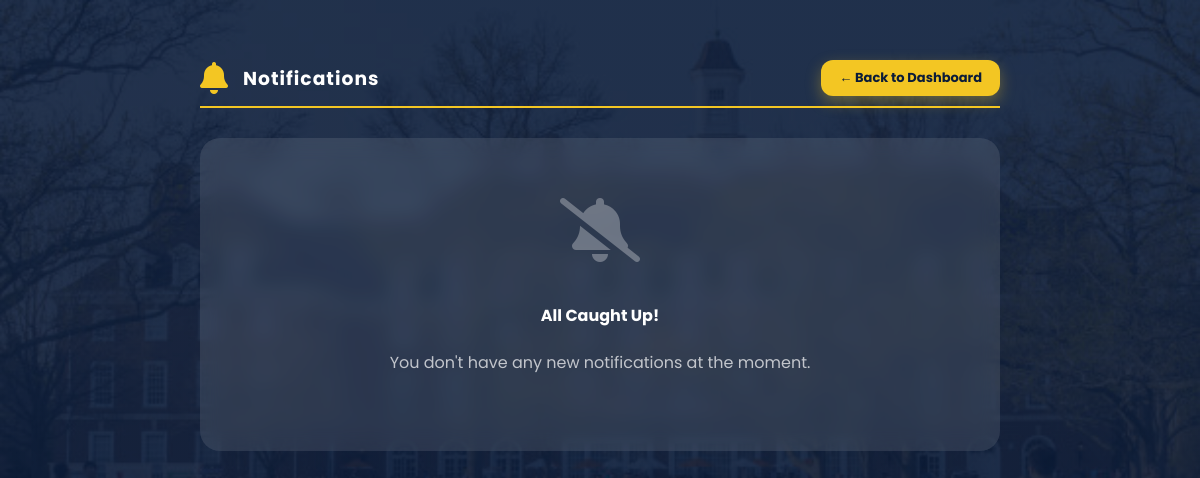
Page /notifications/ (signed in) on the earlier database version.
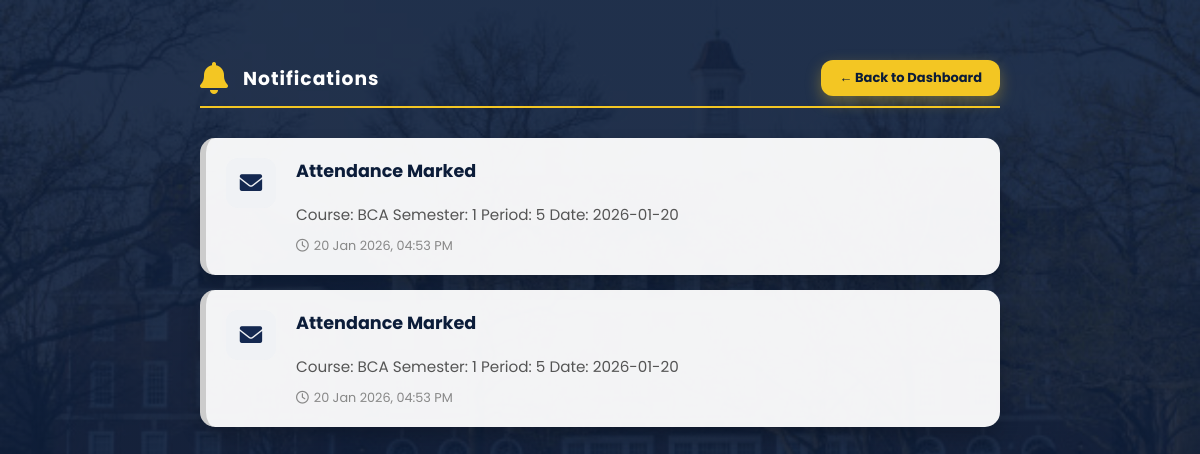
Same page on the later database version.
### notifications/models.py (models this page shows, shortened)
class Notification(models.Model):
    NOTIFICATION_TYPES = (
        ('ATTENDANCE', 'Attendance'),
        ('MARKS', 'Internal Marks'),
        ('LIBRARY', 'Library'),
        ('FEES', 'Fees'),
        ('ANNOUNCEMENT', 'Announcement'),
        ('SYSTEM', 'System'),
    )
    recipient = models.ForeignKey(
        User,
        on_delete=models.CASCADE,
        related_name='notifications'
    )
    title = models.CharField(max_length=200)
    message = models.TextField()
    notification_type = models.CharField(
        max_length=20,
        choices=NOTIFICATION_TYPES
    )
    is_read = models.BooleanField(default=False)
    created_at = models.DateTimeField(auto_now_add=True)
    reference_id = models.PositiveIntegerField(null=True, blank=True)

### notifications/views.py (the view)
# urls.py: path('', notification_list, name='notification_list'),
def notification_list(request):
    if not request.user.is_authenticated:
        return redirect('role_login')
    notifications = Notification.objects.filter(
        recipient=request.user
    ).order_by('-created_at')
    notifications.filter(is_read=False).update(is_read=True)
    if request.user.is_superuser:
        dashboard_url = reverse('admin-dashboard')
    elif hasattr(request.user, 'teacher'):
        dashboard_url = reverse('teacher-dashboard')
    elif hasattr(request.user, 'parent'):
        dashboard_url = reverse('parent-dashboard')
    else:
        dashboard_url = reverse('student-dashboard')
    return render(
        request,
        'notifications/notification_list.html',
        {
            'notifications': notifications,
            'dashboard_url': dashboard_url
        }
    )

### notifications/context_processors.py (called while the page is built)
def notification_count(request):
    if request.user.is_authenticated:
        count = Notification.objects.filter(
            recipient=request.user,
            is_read=False
        ).count()
    else:
        count = 0
    return {
        'unread_notification_count': count
    }

### templates/notifications/notification_list.html (shortened to what this page needs)
{% extends 'base.html' %}
{% load static %}
{% block content %}
<link rel="stylesheet" href="https://cdnjs.cloudflare.com/ajax/libs/font-awesome/6.0.0/css/all.min.css">
<div class="notif-container">
    <div class="page-title">
        <i class="fas fa-bell fa-2x" style="color: var(--gold)"></i>
        <h3>Notifications</h3>
        <a href="{{ dashboard_url }}" class="back-btn">← Back to Dashboard</a>
    </div>
    {% if notifications %}
        {% for notification in notifications %}
            <div class="notif-card {% if not notification.is_read %}unread{% endif %}">
                <div class="notif-icon-box">
                    <i class="fas {% if not notification.is_read %}fa-envelope-open-text{% else %}fa-envelope{% endif %}"></i>
                </div>
                <div class="notif-content">
                    <div class="notif-header">
                        <h4 class="notif-title">{{ notification.title }}</h4>
                    </div>
                    <p class="notif-msg">{{ notification.message }}</p>
                    <div class="notif-time">
                        <i class="far fa-clock"></i> {{ notification.created_at|date:"d M Y, h:i A" }}
                    </div>
                </div>
            </div>
        {% endfor %}
    {% else %}
        <div class="empty-state">
            <i class="fas fa-bell-slash fa-4x" style="opacity: 0.3; margin-bottom: 20px;"></i>
            <h4>All Caught Up!</h4>
            <p style="opacity: 0.7;">You don't have any new notifications at the moment.</p>
        </div>
    {% endif %}
</div>
{% endblock %}

Differences in the rows shown:
added Notification: is_read True (drawn), title "Attendance Marked", message "Course: BCA Semester: 1 Period: 5 Date: 2026-01-20", created_at "20 Jan 2026, 04:53 PM"
added Notification: is_read True (drawn), title "Attendance Marked", message "Course: BCA Semester: 1 Period: 5 Date: 2026-01-20", created_at "20 Jan 2026, 04:53 PM"
Other differences:
text no longer shown: "All Caught Up! You don't have any new notifications at the moment."
